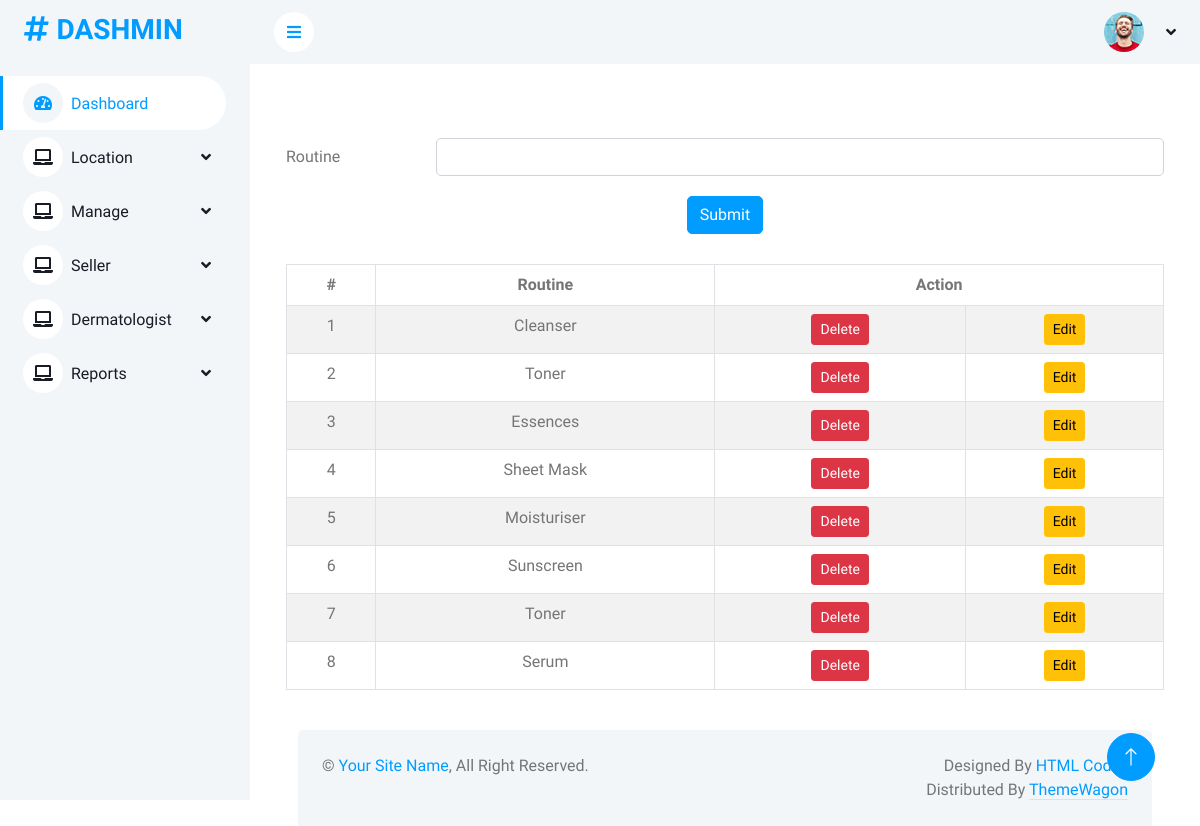
/Project/Admin/Routine.php, run on the app's committed database.
### tables this page shows
CREATE TABLE `tbl_routine` (
  `routine_id` int(11) NOT NULL,
  `routine_name` varchar(30) NOT NULL
);

### Project/Admin/Routine.php (the view, shortened to what this page needs)
<?php
include("Head.php");
		?>
        <?php
	$dname='';
?>
<!DOCTYPE html PUBLIC "-//W3C//DTD XHTML 1.0 Transitional//EN" "http://www.w3.org/TR/xhtml1/DTD/xhtml1-transitional.dtd">
<html xmlns="http://www.w3.org/1999/xhtml">
<head>
</head>
<body>
<form id="form1" name="form1" method="post" action="">
<div class="container form-container">
  <form method="post" action="">
    <div class="form-group row">
      <label for="txt_routine" class="col-sm-2 col-form-label">Routine</label>
      <div class="col-sm-10">
        <input required type="text" class="form-control" name="txt_routine" id="txt_routine" value="<?php echo $dname ?>" />
      </div>
    </div>
    <div class="form-group row">
      <div class="col-sm-12 text-center">
        <button type="submit" class="btn btn-primary" name="btn_submit" id="btn_submit">Submit</button>
      </div>
    </div>
  </form>
</div>
<div class="container table-container">
  <table class="table table-bordered table-striped table-hover">
    <thead class="thead-dark">
      <tr>
        <th>#</th>
        <th>Routine</th>
        <th colspan="2">Action</th>
      </tr>
    </thead>
    <tbody>
      <?php
      $i=0;
      $selQry = "select * from tbl_routine";
      $result = $Con->query($selQry);
      while ($row = $result->fetch_assoc()) {
        $i++;
      ?>
      <tr>
        <td><?php echo $i; ?></td>
        <td><?php echo $row["routine_name"]; ?></td>
        <td><a href="routine.php?stid=<?php echo $row['routine_id']; ?>" class="btn btn-danger btn-sm">Delete</a></td>
        <td><a href="routine.php?eid=<?php echo $row['routine_id']; ?>" class="btn btn-warning btn-sm">Edit</a></td>
      </tr>
      <?php
      }
      ?>
    </tbody>
  </table>
</div>
</body>
</html>
<?php
            include("Foot.php");
            ?>

### Project/Assets/Templates/Admin/css/style.css (style rules this page uses)
:root { --primary: #009CFF; --light: #F3F6F9; --dark: #191C24; }
.btn { transition: .5s; }
.btn.btn-primary { color: #FFFFFF; }

### Project/Admin/Routine.php (style rules this page uses)
.form-container { margin-top: 50px; }
.form-group { margin-bottom: 20px; }
.table-container { margin-top: 30px; }
.table th, .table td { text-align: center; }

### data on the page
tbl_routine: routine_name "Cleanser"
tbl_routine: routine_name "Toner"
tbl_routine: routine_name "Essences"
tbl_routine: routine_name "Sheet Mask"
tbl_routine: routine_name "Moisturiser"
tbl_routine: routine_name "Sunscreen"
tbl_routine: routine_name "Toner"
tbl_routine: routine_name "Serum"
